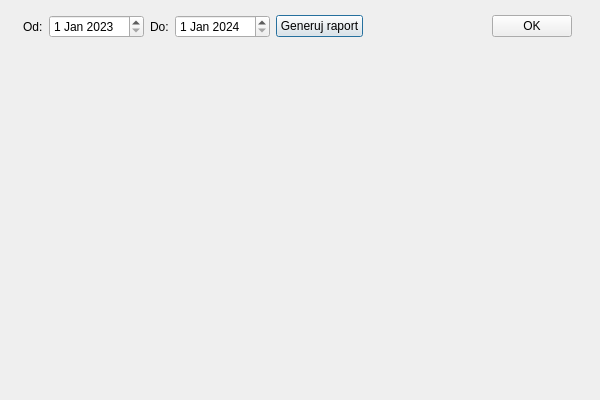
<?xml version="1.0" encoding="UTF-8"?>
<ui version="4.0">
 <class>reportDialogClass</class>
 <widget class="QDialog" name="reportDialogClass">
  <property name="geometry">
   <rect>
    <x>0</x>
    <y>0</y>
    <width>600</width>
    <height>400</height>
   </rect>
  </property>
  <property name="windowTitle">
   <string>reportDialog</string>
  </property>
  <widget class="QWidget" name="layoutWidget">
   <property name="geometry">
    <rect>
     <x>12</x>
     <y>4</y>
     <width>571</width>
     <height>381</height>
    </rect>
   </property>
   <layout class="QGridLayout" name="gridLayout">
    <item row="0" column="0">
     <layout class="QHBoxLayout" name="horizontalLayout">
      <item>
       <widget class="QLabel" name="label">
        <property name="text">
         <string>Od:</string>
        </property>
       </widget>
      </item>
      <item>
       <widget class="QDateEdit" name="fromDate">
        <property name="date">
         <date>
          <year>2023</year>
          <month>1</month>
          <day>1</day>
         </date>
        </property>
       </widget>
      </item>
      <item>
       <widget class="QLabel" name="label_2">
        <property name="text">
         <string>Do:</string>
        </property>
       </widget>
      </item>
      <item>
       <widget class="QDateEdit" name="toDate">
        <property name="date">
         <date>
          <year>2024</year>
          <month>1</month>
          <day>1</day>
         </date>
        </property>
       </widget>
      </item>
      <item>
       <widget class="QPushButton" name="generateButton">
        <property name="text">
         <string>Generuj raport</string>
        </property>
       </widget>
      </item>
      <item>
       <spacer name="horizontalSpacer">
        <property name="orientation">
         <enum>Qt::Orientation::Horizontal</enum>
        </property>
        <property name="sizeHint" stdset="0">
         <size>
          <width>40</width>
          <height>20</height>
         </size>
        </property>
       </spacer>
      </item>
      <item>
       <widget class="QPushButton" name="okButton">
        <property name="text">
         <string>OK</string>
        </property>
       </widget>
      </item>
     </layout>
    </item>
    <item row="1" column="0">
     <widget class="QStackedWidget" name="stackedWidget">
      <widget class="QWidget" name="page"/>
     </widget>
    </item>
   </layout>
  </widget>
 </widget>
 <layoutdefault spacing="6" margin="11"/>
 <resources/>
 <connections>
  <connection>
   <sender>okButton</sender>
   <signal>clicked()</signal>
   <receiver>reportDialogClass</receiver>
   <slot>accept()</slot>
   <hints>
    <hint type="sourcelabel">
     <x>524</x>
     <y>28</y>
    </hint>
    <hint type="destinationlabel">
     <x>425</x>
     <y>9</y>
    </hint>
   </hints>
  </connection>
 </connections>
</ui>
